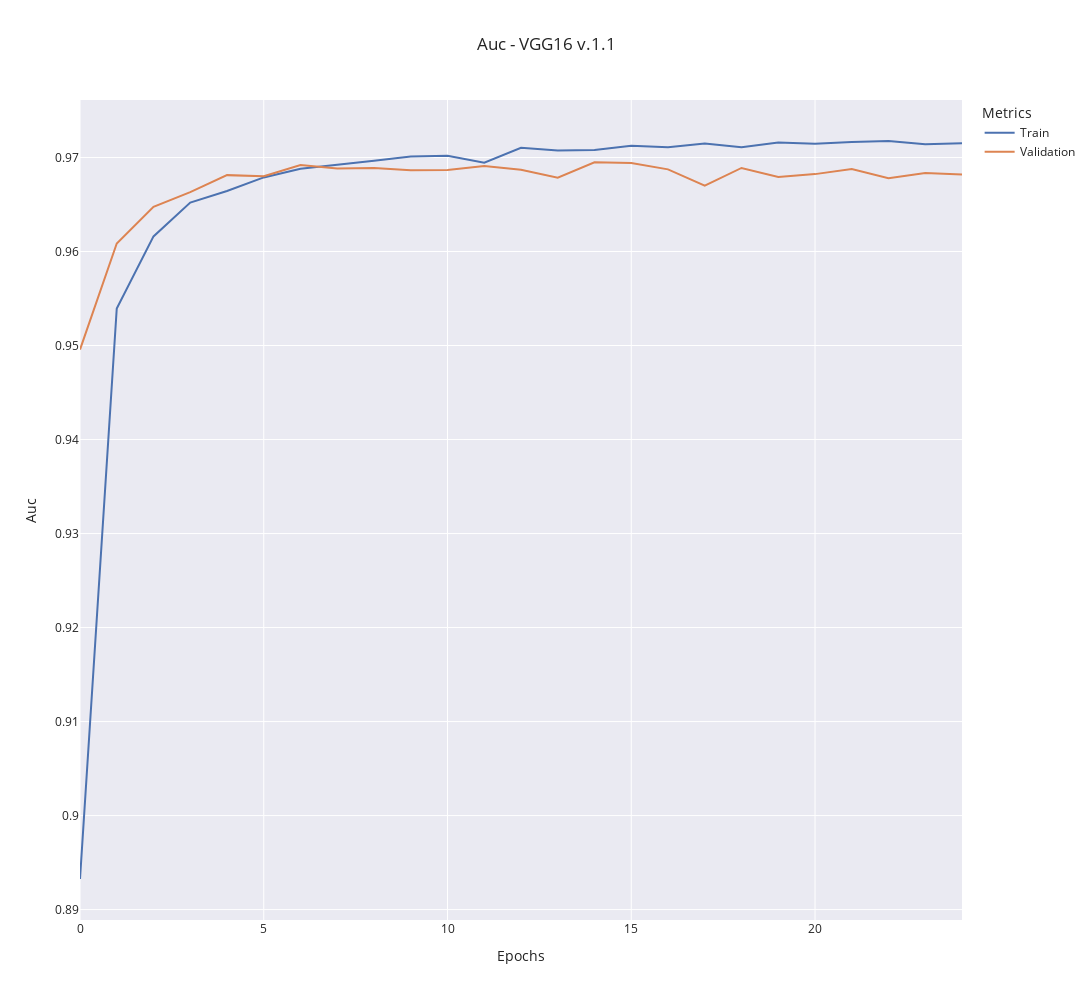

Notebook code cell kept with this figure:
### Code cell
window_size = 0
train_data = (
    moving_average(train_metrics["auc"], window_size)
    if window_size != 0
    else train_metrics["auc"]
)
validation_data = (
    moving_average(validation_metrics["val_auc"], window_size)
    if window_size != 0
    else validation_metrics["val_auc"]
)

fig = go.Figure()

fig.add_trace(
    go.Scatter(
        y=train_data,
        x=np.arange(len(train_data)),
        mode="lines",
        name="Train",
    )
)

fig.add_trace(
    go.Scatter(
        y=validation_data,
        x=np.arange(len(validation_data)),
        mode="lines",
        name="Validation",
    )
)

fig.update_layout(
    title=f"Auc - {model_name} {version}",
    xaxis_title="Epochs",
    yaxis_title="Auc",
    legend_title="Metrics",
    template="seaborn",
    width=1200,
    height=1000,
)

fig.show()

### Figure 1 — Plotly figure (JSON) as saved in the notebook; plotly's stock layout.template omitted (floating-point values rounded to 4 significant figures)
{"data": [{"mode": "lines", "name": "Train", "type": "scatter", "x": [0, 1, 2, 3, 4, 5, 6, 7, 8, 9, 10, 11, 12, 13, 14, 15, 16, 17, 18, 19, 20, 21, 22, 23, 24], "y": [0.8933, 0.9539, 0.9616, 0.9652, 0.9664, 0.9679, 0.9688, 0.9692, 0.9696, 0.9701, 0.9702, 0.9695, 0.971, 0.9707, 0.9708, 0.9713, 0.9711, 0.9715, 0.9711, 0.9716, 0.9715, 0.9716, 0.9718, 0.9714, 0.9715]}, {"mode": "lines", "name": "Validation", "type": "scatter", "x": [0, 1, 2, 3, 4, 5, 6, 7, 8, 9, 10, 11, 12, 13, 14, 15, 16, 17, 18, 19, 20, 21, 22, 23, 24], "y": [0.9496, 0.9609, 0.9647, 0.9663, 0.9681, 0.968, 0.9692, 0.9688, 0.9689, 0.9686, 0.9687, 0.9691, 0.9687, 0.9678, 0.9695, 0.9694, 0.9687, 0.967, 0.9689, 0.9679, 0.9682, 0.9688, 0.9678, 0.9683, 0.9682]}], "layout": {"height": 1000, "legend": {"title": {"text": "Metrics"}}, "title": {"text": "Auc - VGG16 v.1.1"}, "width": 1200, "xaxis": {"title": {"text": "Epochs"}}, "yaxis": {"title": {"text": "Auc"}}}}
